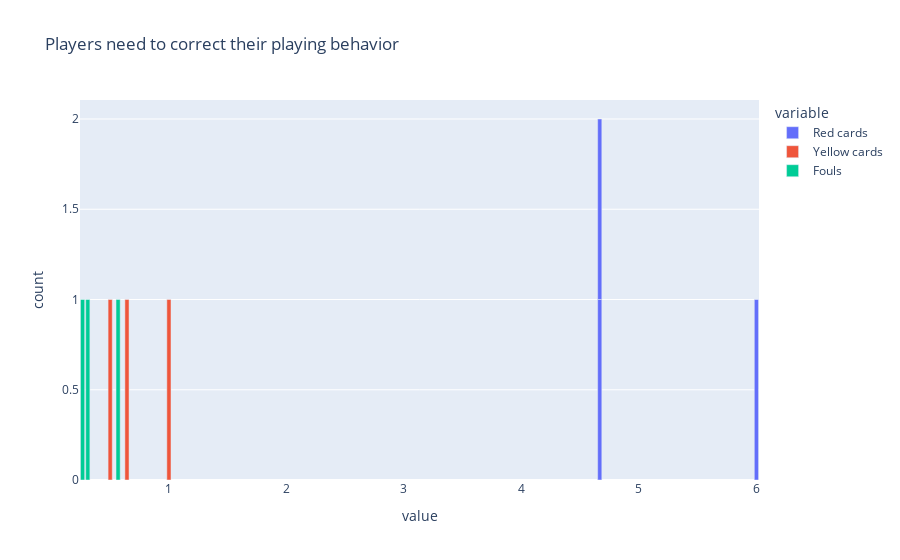

This figure's notebook cell:
### Markdown cell above
Biểu đồ minh họa các cầu thủ nằm trong top "hành vi không đúng" nhất:

### Code cell
fig = px.bar(get_players, x='Player name', y=['Red cards', 'Yellow cards', 'Fouls'], 
            title="Players need to correct their playing behavior")

fig.show()

### Figure 1 — Plotly figure (JSON) as saved in the notebook; plotly's stock layout.template omitted (floating-point values rounded to 4 significant figures)
{"data": [{"alignmentgroup": "True", "hovertemplate": "variable=Red cards<br>value=%{x}<br>count=%{y}<extra></extra>", "legendgroup": "Red cards", "marker": {"color": "#636efa", "pattern": {"shape": ""}}, "name": "Red cards", "offsetgroup": "Red cards", "orientation": "v", "showlegend": true, "textposition": "auto", "x": [4.667, 4.667, 6], "xaxis": "x", "y": [1, 1, 1], "yaxis": "y", "type": "bar"}, {"alignmentgroup": "True", "hovertemplate": "variable=Yellow cards<br>value=%{x}<br>count=%{y}<extra></extra>", "legendgroup": "Yellow cards", "marker": {"color": "#EF553B", "pattern": {"shape": ""}}, "name": "Yellow cards", "offsetgroup": "Yellow cards", "orientation": "v", "showlegend": true, "textposition": "auto", "x": [0.5, 1, 0.6429], "xaxis": "x", "y": [1, 1, 1], "yaxis": "y", "type": "bar"}, {"alignmentgroup": "True", "hovertemplate": "variable=Fouls<br>value=%{x}<br>count=%{y}<extra></extra>", "legendgroup": "Fouls", "marker": {"color": "#00cc96", "pattern": {"shape": ""}}, "name": "Fouls", "offsetgroup": "Fouls", "orientation": "v", "showlegend": true, "textposition": "auto", "x": [0.3095, 0.5675, 0.2653], "xaxis": "x", "y": [1, 1, 1], "yaxis": "y", "type": "bar"}], "layout": {"xaxis": {"anchor": "y", "domain": [0, 1], "title": {"text": "value"}}, "yaxis": {"anchor": "x", "domain": [0, 1], "title": {"text": "count"}}, "legend": {"title": {"text": "variable"}, "tracegroupgap": 0}, "title": {"text": "Players need to correct their playing behavior"}, "barmode": "relative"}}
